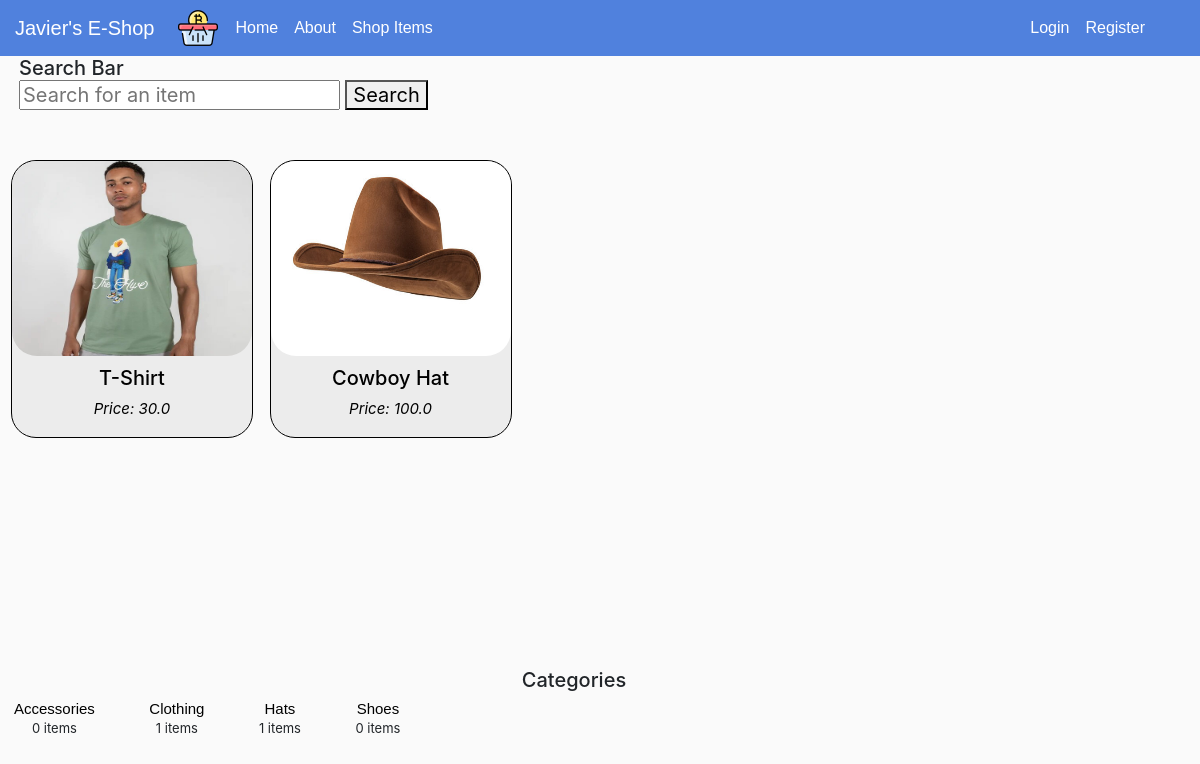
/item/, run on an earlier commit of the app's database.
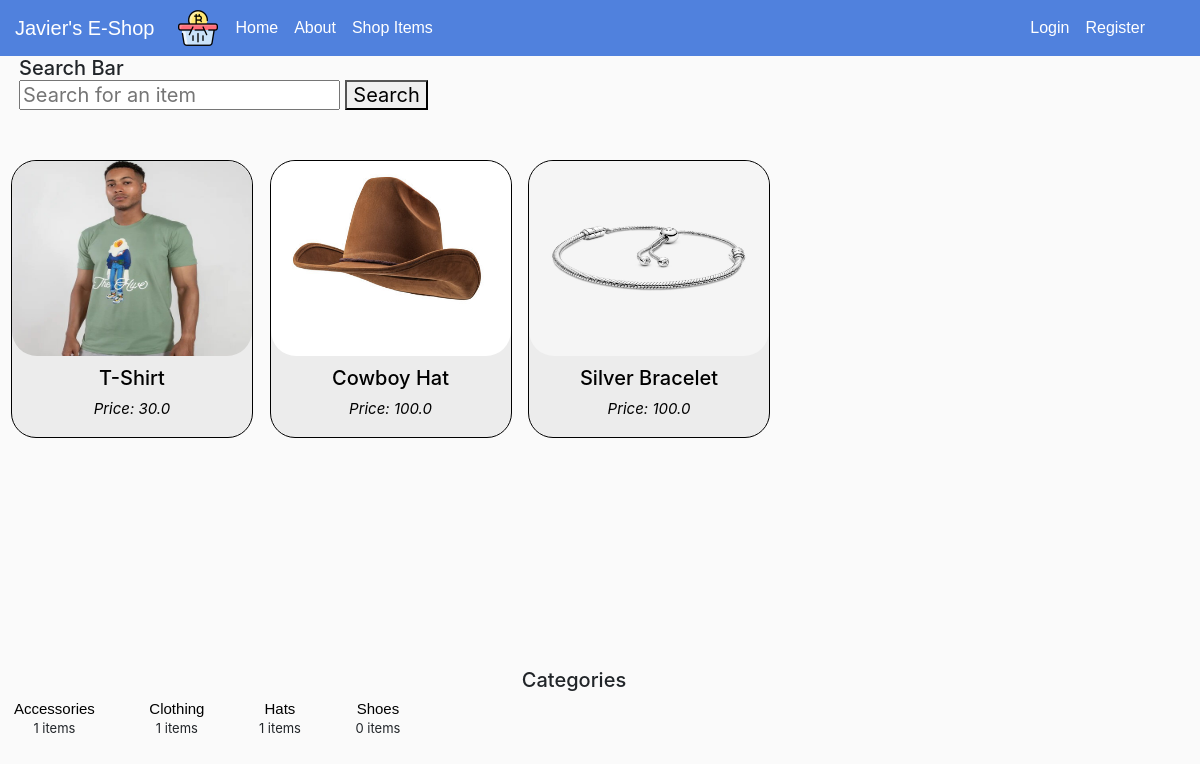
And on a later commit of the database.
### core/models.py (models this page shows, shortened)
class Item(models.Model):
    category = models.ForeignKey(Category, related_name= 'items', on_delete=models.CASCADE, default= 1)
    name = models.CharField(max_length = 255)
    description = models.TextField(blank = True, null=True)
    price = models.FloatField()
    image = models.ImageField(upload_to="item_images", blank=True,null=True)
    is_sold = models.BooleanField(default=False)
    created_by = models.ForeignKey(User,related_name='items', on_delete= models.CASCADE)
    created_at = models.DateTimeField(auto_now_add=True)

class Category(models.Model):
    name = models.CharField(max_length = 255)
    class Meta:
        ordering = ("name",)
        verbose_name_plural = 'Category'

### core/views.py (the view)
# urls.py: path("item/", views.item_list, name = "item"),
def item_list(request):
     if request.method == 'GET':
        items = Item.objects.filter(is_sold=False)
        categories = Category.objects.all()
        category_id = request.GET.get('category',0)
        if category_id:
             items=items.filter(category_id=category_id)
        return render(request, "core/item_list.html", {'category':categories, 'items':items, 'category_id':int(category_id)})

### core/templates/core/item_list.html (shortened to what this page needs)
{%extends "core/base.html"%}
{% block content %}
<div class="header_items">
  <h2 class="new_items">Search Bar
    <form class="search_bar" method = "get" action="{% url 'search' %}">
      <input name= "query" type="text" value="{{query}}" placeholder="Search for an item" >
      <button class="button5" type="submit">
        Search
      </button>
    </form>
</h2>
</div>
     <div class="grid_layout">
        {% for item in items %}
        <div class="images">
            <a href="{% url 'detail' item.id %}">
              <div>
                <img src="{{ item.image.url }}" class="images-xl" width="240" height="195" >
              </div>
            </a>
              <div>
                 <h2 class="item_names"> {{item.name}} </h2>
                 <p class="price_item">Price: {{item.price}} </p>
              </div>
        </div>
        {%endfor%}
        <footer>
          <h2 class="cat_head_name">Categories </h2>
            <div class="container m-auto grid grid-cols-3 gap-2">
              {% for category in category %}
              <div class ="category">
                  <a href="{%url 'item'%}?query={{query}}&category={{category.id}}">
                    <div>
                      </a>
                       <p class="text-gray-500">{{category.items.count}} items </p>
                    </div>
              </div>
              {%endfor%}
{% endblock %}

### core/templates/core/base.html (shortened to what this page needs)
{%load static%}
<!DOCTYPE html>
    <html lang="en">
    <head>
        <link rel="stylesheet" href="https://cdn.jsdelivr.net/npm/bootstrap@4.0.0/dist/css/bootstrap.min.css">
        <link rel="stylesheet" type="text/css" href="{%static 'core/main.css'%}">
    </head>
     <body>
          <header class="site-header">
            <nav class="navbar navbar-expand-md navbar-dark bg-steel fixed-top">
              <div class="container">
                <a
                class="navbar-brand mr-4"  href="{% url 'core-home' %}"> Javier's E-Shop
                </a>
                <div class="image">
                  <img>
                </div>
                <div class="collapse navbar-collapse" id="navbarToggle">
                  <div class="navbar-nav mr-auto">
                    <a class="nav-item nav-link" href="{% url 'core-home' %}">Home</a>
                    <a class="nav-item nav-link" href="{% url 'core-about' %}">About</a>
                    <a class="nav-item nav-link" href="{% url 'item' %}">Shop Items</a>
                  </div>
                    <div class="navbar-nav">
                    {% if user.is_authenticated %}
                    <a class="nav-item nav-link" href="{% url 'dashboard' %}">Dashboard</a>
                    <a class="nav-item nav-link" href="{% url 'inbox' %}">Inbox</a>
                    <a class="nav-item nav-link" href="{% url 'new' %}">New Item</a>
                    <a class="nav-item nav-link" href="{% url 'logout' %}">Logout</a>
                    {% else %}
                     <a class="nav-item nav-link" href="{% url 'login' %}">Login</a>
                     <a class="nav-item nav-link" href="{% url 'register' %}">Register</a>
                    {% endif %}
                  </div>
                </div>
              </div>
            </nav>
          </header>
          <main role="main" class="container">
            {% block content %}{% endblock %}
            </main>
     </body>
    </html>

### core/static/core/main.css (style rules this page uses)
body { background: #fafafa; margin-top: 42pt; overflow: auto; height: 150%; }
.container { max-width: 100%; max-height: 100vh; margin-left: -12pt; }
.bg-steel { background-color: #5081dd; }
.site-header .navbar-nav .nav-link { color: #ffffff; }
.images { display:inline-block; background-color: #e3e3e392; border-radius: 25px; border: 1.7px solid black; margin: 12px 0 0 12px; }
.category { display:inline-block; width: fit-content; text-align: center; font-size: small; padding-right: 50px; }
.cat_head_name { font-size: 20px; text-align: center; padding-top:230px; }
.header_items { text-align: left; }
.item_names { font-size: 20px; text-align: center; padding-top: 10px; color: black; }
.price_item { text-align: center; font-size: 15px; color: black; font-style: oblique; }
.images-xl { border-radius: 25px; }
a { text-decoration: none; color: initial; font-family:Arial; display: block; }
.grid_layout { padding-right: 20px; }
.new_items,.new_inbox { font-size: 20px; text-align: justify; padding-left: 20px; padding-bottom: 30px; }

What changed in the data, as far as the page shows it:
added Item: image (picture), name "Silver Bracelet", price "100.0"
computed for Category (number 1 of 4 on the later page): items.count "0" → "1"
